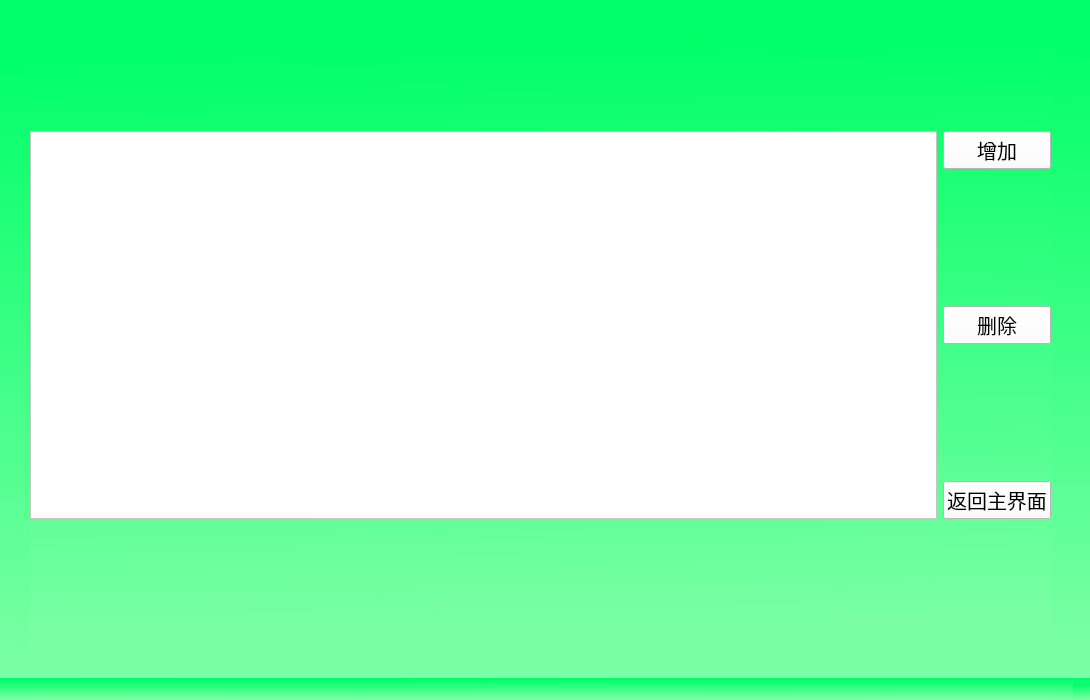
<?xml version="1.0" encoding="UTF-8"?>
<ui version="4.0">
 <class>StaffmanagementWindow</class>
 <widget class="QMainWindow" name="StaffmanagementWindow">
  <property name="geometry">
   <rect>
    <x>0</x>
    <y>0</y>
    <width>1090</width>
    <height>700</height>
   </rect>
  </property>
  <property name="windowTitle">
   <string>MainWindow</string>
  </property>
  <property name="styleSheet">
   <string notr="true">background-color:
qlineargradient(spread:pad, x1:0.502, y1:0.0611111, x2:0.527155, y2:1, stop:0 rgba(0, 255, 104, 255), stop:0.971014 rgba(123, 255, 165, 255))
</string>
  </property>
  <widget class="QWidget" name="centralwidget">
   <widget class="QWidget" name="layoutWidget">
    <property name="geometry">
     <rect>
      <x>30</x>
      <y>0</y>
      <width>1021</width>
      <height>651</height>
     </rect>
    </property>
    <layout class="QGridLayout" name="gridLayout">
     <item row="1" column="1">
      <widget class="QPushButton" name="deletepushButton">
       <property name="font">
        <font>
         <family>思源宋体 CN</family>
         <pointsize>15</pointsize>
        </font>
       </property>
       <property name="styleSheet">
        <string notr="true">background-color: rgb(255, 255, 255);</string>
       </property>
       <property name="text">
        <string>删除</string>
       </property>
      </widget>
     </item>
     <item row="0" column="1">
      <widget class="QPushButton" name="addpushButton">
       <property name="font">
        <font>
         <family>思源宋体 CN</family>
         <pointsize>15</pointsize>
        </font>
       </property>
       <property name="styleSheet">
        <string notr="true">background-color: rgb(255, 255, 255);</string>
       </property>
       <property name="text">
        <string>增加</string>
       </property>
      </widget>
     </item>
     <item row="2" column="1">
      <widget class="QPushButton" name="returnpushButton">
       <property name="font">
        <font>
         <family>思源宋体 CN</family>
         <pointsize>15</pointsize>
        </font>
       </property>
       <property name="styleSheet">
        <string notr="true">background-color: rgb(255, 255, 255);</string>
       </property>
       <property name="text">
        <string>返回主界面</string>
       </property>
      </widget>
     </item>
     <item row="0" column="0" rowspan="3">
      <widget class="QTableWidget" name="tableWidget">
       <property name="font">
        <font>
         <family>思源宋体 CN</family>
         <pointsize>15</pointsize>
        </font>
       </property>
       <property name="styleSheet">
        <string notr="true">background-color: rgb(255, 255, 255);</string>
       </property>
      </widget>
     </item>
    </layout>
   </widget>
  </widget>
  <widget class="QMenuBar" name="menubar">
   <property name="geometry">
    <rect>
     <x>0</x>
     <y>0</y>
     <width>1090</width>
     <height>25</height>
    </rect>
   </property>
  </widget>
  <widget class="QStatusBar" name="statusbar"/>
 </widget>
 <resources/>
 <connections/>
</ui>
